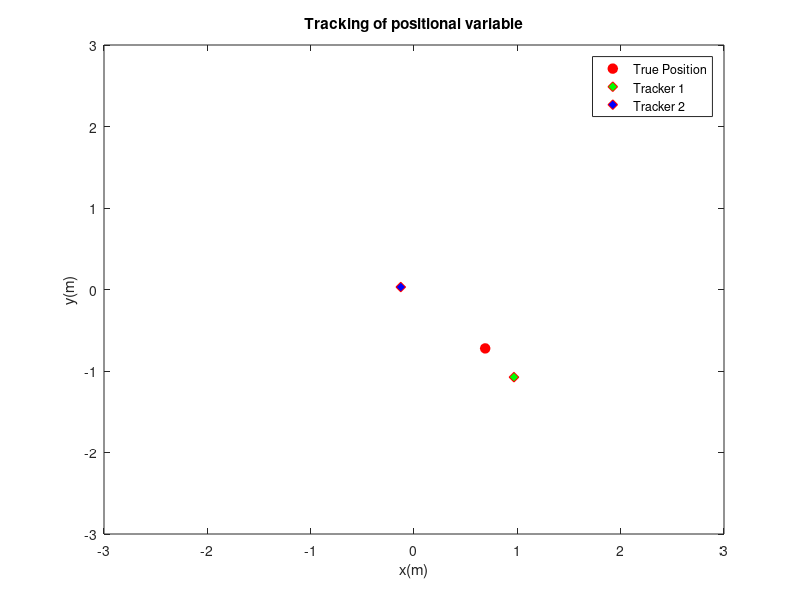
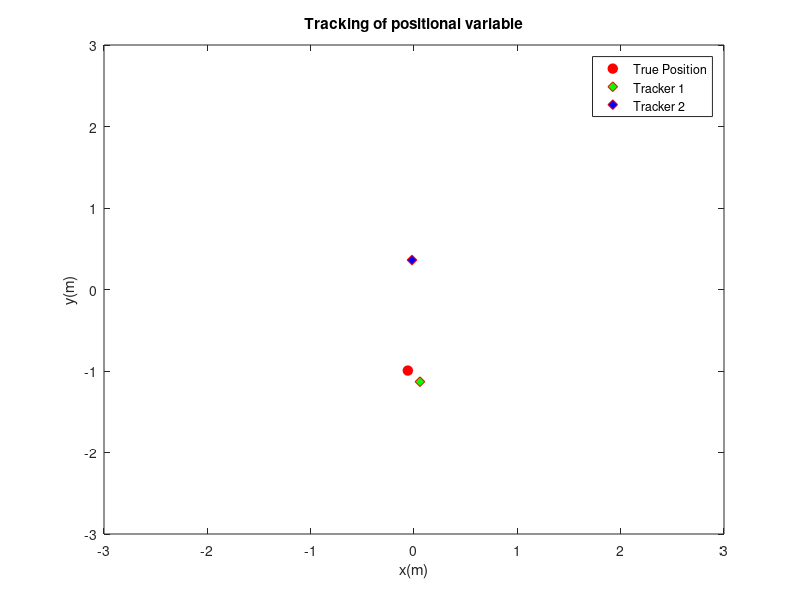
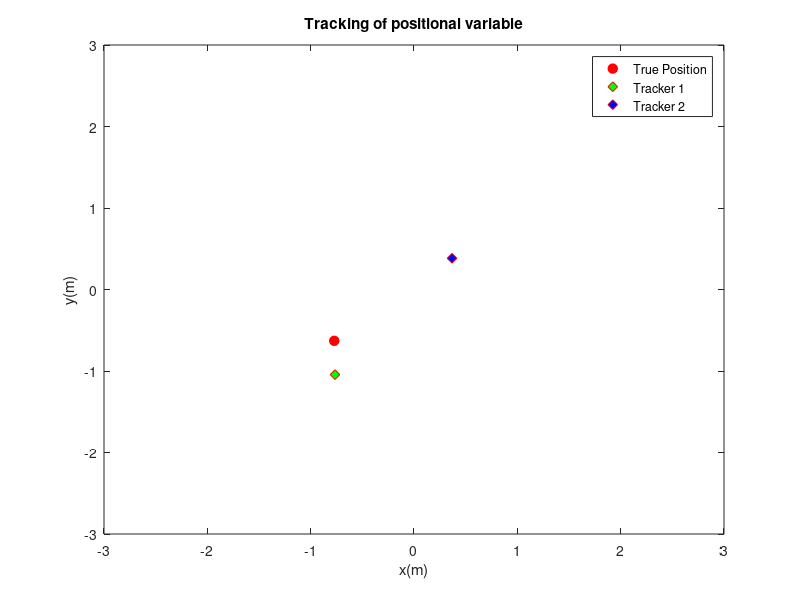
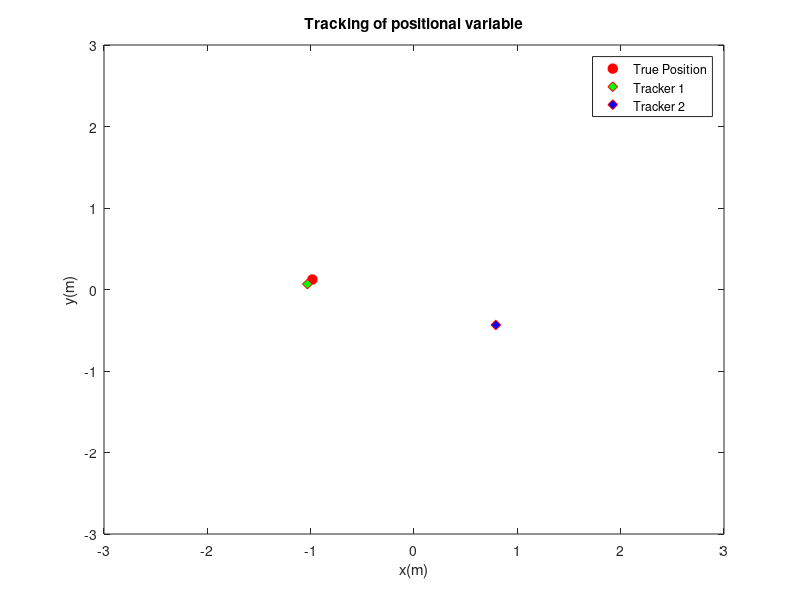

Source code (MATLAB) for these figures, in order: (Note: a time limit stopped this script after it produced the figures.)
clear all; clc;
close all;

%% KALMAN ESTIMATOR
% PART OF MTP 2017-18 
% COMPLEX STATE EVOLUTION tracking by two independent trackers. Working
% against each other
% Coder: Vinaykumar Dubey
%% The number of iterations 
L = 50;
r = 1;                          % Circular Trajectory 
p = randn(1,1) > 0;
theta0 = 0*pi;
% Resolution in THETA; k = 26 = 24.28, 51 =24.75, 99 = 24.41
k = 26;
theta = 2*k*pi/200;
A = r*[cos(theta) sin(theta); -sin(theta) cos(theta)];
X = [cos(theta0); sin(theta0)];
Y = X;
SIG_W = 0.01; % STATE NOISE VARIANCE
SIG_VA = 1; % OBSERVATION NOISE VARIANCE
SIG_VB = 0.6; % OBSERVATION NOISE VARIANCE
ax = 3;

for  k = 1:100
    
    % STATE EVOLUTION and OBSERVED VECTORS    
for i = 2:L
    W = SIG_W*[randn(1,1);randn(1,1)]; % REALIZATION OF THE STATE NOISE PROCESS
    VA = SIG_VA*[randn(1,1);randn(1,1)]; % REALIZATION OF THE OBSERVATION NOISE PROCESS
    VB = SIG_VB*[randn(1,1);randn(1,1)]; % REALIZATION OF THE OBSERVATION NOISE PROCESS
    X(:,i) = A*X(:,i-1) + W; % NATURAL STATE EVOLUTION
    YA(:,i) = X(:,i) + VA ; % OBSERVATIONS
    YB(:,i) = X(:,i) + VB ; % OBSERVATIONS
end

M_SIG_VA = [SIG_VA^2 0; 0 SIG_VA^2]; % ACTUAL NOISE COVARIANCE MATRIX  
M_SIG_VB = [SIG_VB^2 0; 0 SIG_VB^2]; % ACTUAL NOISE COVARIANCE MATRIX 
M_SIG_W = [SIG_W^2 0; 0 SIG_W^2]; % ACTUAL STATE NOISE COVARIANCE MATRIX

%% Trackers Configuration 

X_hatA = [-1;0]; % INITIALIZATION OF THE KALMAN ESTIMATE X_hat_0/0
X_pred_hatA = [-1;0]; % ONE STEP AHEAD PREDICTION INITIALIZATION
EA(1) = 1;
M_STATE_oldA = eye(2); % This corresonds to the error covariance matrix SIGMA_K-1/K-1 set at K-1 = 0;
aa = trace(M_SIG_VA); % Some form of initialization;
VAR_e01 = trace(A*M_STATE_oldA*A' + M_SIG_W); % This correponds to the initial value of SIGMA_K/K-1
GA(1) = VAR_e01/(VAR_e01 + aa); % KALMAN GAIN INITIALIZATION
MV_cumA = eye(2); % Initilization of the NOISE VARIANCE MATRIX


X_hatB = [-1;0]; % INITIALIZATION OF THE KALMAN ESTIMATE X_hat_0/0
X_pred_hatB = [-1;0]; % ONE STEP AHEAD PREDICTION INITIALIZATION
EA(1) = 1;
M_STATE_oldB = eye(2); % This corresonds to the error covariance matrix SIGMA_K-1/K-1 set at K-1 = 0;
bb = trace(M_SIG_VB); % Some form of initialization;
VAR_e02 = trace(A*M_STATE_oldB*A' + M_SIG_W); % This correponds to the initial value of SIGMA_K/K-1
GB(1) = VAR_e02/(VAR_e02 + bb); % KALMAN GAIN INITIALIZATION
MV_cumB = eye(2); % Initilization of the NOISE VARIANCE MATRIX
    
    
for i = 2:L % SERIAL ARRIVAL OF OBSERVATION VECTORS
    OBSpA = YA(:,i); % CURRENT OBSERVATION VECTOR
    OBSp_perpA = OBSpA - A*X_hatA(:,i-1); % INNOVATION DERIVED FROM THE CURRENT OBSERVATION VECTOR
    M_OBSA = OBSp_perpA*OBSp_perpA'; % CURRENT INNOVATION COVARIANCE MATRIX
    X_hatA(:,i) = A*X_hatA(:,i-1) + GA(i-1)*OBSp_perpA; % MAIN KALMAN ESTIMATOR EQUATION
    X_pred_hatA(:,i) = A*X_hatA(:,i); % ONE STEP AHEAD PREDICTION EQUATION
    M_STATE_newA = (1-2*GA(i-1))*A*M_STATE_oldA*A' + M_SIG_W + GA(i-1)^2*M_OBSA; % ERROR COVARIANCE UPDATION EQUATION
    MVkA = M_OBSA - A*M_STATE_oldA*A' - M_SIG_W; % NOISE COVARIANCE ESTIMATE FROM CURRENT INNOVATION
    MV_cumA = ((i-1)/i)*MV_cumA + (1/i)*MVkA; % CUMULATIVE NOISE COVARIANCE ESTIMATE FROM ALL PAST INNOVATIONS
    aa = trace(MV_cumA); % THE SCALAR EFFECTIVE NOISE VARIANCE
    GA(i) = trace(M_STATE_newA)/(trace(M_STATE_newA) + aa); % KALMAN GAIN UPDATE
    EA(i) = trace(M_STATE_oldA); % QUANTIFIED ERROR DERIVED FROM THE COVARIANCE MATRIX
    M_STATE_oldA = M_STATE_newA;% TRANSFER OF VARIABLE from SIGMA_k-1/k-1 to SIGMA_k/k
    
    
    
    OBSpB = YB(:,i); % CURRENT OBSERVATION VECTOR
    OBSp_perpB = OBSpB - A*X_hatB(:,i-1); % INNOVATION DERIVED FROM THE CURRENT OBSERVATION VECTOR
    M_OBSB = OBSp_perpB*OBSp_perpB'; % CURRENT INNOVATION COVARIANCE MATRIX
    X_hatB(:,i) = A*X_hatB(:,i-1) + GB(i-1)*OBSp_perpB; % MAIN KALMAN ESTIMATOR EQUATION
    X_pred_hatB(:,i) = A*X_hatB(:,i); % ONE STEP AHEAD PREDICTION EQUATION
    M_STATE_newB = (1-2*GB(i-1))*A*M_STATE_oldB*A' + M_SIG_W + GB(i-1)^2*M_OBSB; % ERROR COVARIANCE UPDATION EQUATION
    MVkB = M_OBSB - A*M_STATE_oldB*A' - M_SIG_W; % NOISE COVARIANCE ESTIMATE FROM CURRENT INNOVATION
    MV_cumB = ((i-1)/i)*MV_cumB + (1/i)*MVkB; % CUMULATIVE NOISE COVARIANCE ESTIMATE FROM ALL PAST INNOVATIONS
    bb = trace(MV_cumB); % THE SCALAR EFFECTIVE NOISE VARIANCE
    GB(i) = trace(M_STATE_newB)/(trace(M_STATE_newB) + bb); % KALMAN GAIN UPDATE
    EB(i) = trace(M_STATE_oldB); % QUANTIFIED ERROR DERIVED FROM THE COVARIANCE MATRIX
    M_STATE_oldB = M_STATE_newB;% TRANSFER OF VARIABLE from SIGMA_k-1/k-1 to SIGMA_k/k   
    
    h = figure; 
    B = X; plot(B(1,i),B(2,i),'o','MarkerSize',7,'MarkerEdgeColor','red', 'MarkerFaceColor', 'red' ); hold on;
    B = X_hatA;plot(B(1,i),B(2,i),'d','MarkerSize',7,'MarkerEdgeColor','red', 'MarkerFaceColor', 'green' ); hold on;
    B = X_hatB; plot(B(1,i),B(2,i),'d','MarkerSize',7,'MarkerEdgeColor','red', 'MarkerFaceColor', 'blue' ); hold on;
    xlabel('x(m)'); ylabel('y(m)'); title(strcat('Tracking of positional variable')); % --Iteration no ',' ', num2str(i-1)))
    legend('True Position','Tracker 1','Tracker 2');
    legend('True Position','Tracker 1','Tracker 2');
    axis([-ax ax -ax ax])
    
    saveas(h,sprintf('FIG1v%d.png',i-1));
    hold off;
end


% TERMINATION POINT to detect convergence
for i = 1:L-1,
    R = abs((EA(i) - EA(i+1))/EA(i))*100;
    if R < 1,
%         disp('The CONVERGENCE TIME IN UNITS IS...');
        i;
        break;
    end
end
TA(k) = i;
for i = 1:L-1,
    R = abs((EB(i) - EB(i+1))/EB(i))*100;
    if R < 1,
%         disp('The CONVERGENCE TIME IN UNITS IS...');
        i;
        break;
    end
end

TB(k) = i;
end

mean(TA)
mean(TB)

% 
% % ACTUAL AND ESTIMATED STATE TRAJECTORIES 
% figure;B = X;line(B(1,:),B(2,:),'Marker','*','LineStyle','-'); hold on;
% % xlabel([r,theta]);
% grid on;title('Original State Evolution'); print('originalwe','-dpng');
% 
% figure;B = YA;line(B(1,:),B(2,:),'Marker','*','LineStyle','-'); hold on;
% grid on;title('Observed state evolution A'); print('obsawe','-dpng')
% 
% figure;B = X_hatA;line(B(1,:),B(2,:),'Marker','*','LineStyle','-'); hold on;
% grid on;title('Estimated state evolution A'); print('estawe','-dpng')
% 
% figure;B = YB;line(B(1,:),B(2,:),'Marker','*','LineStyle','-'); hold on;
% grid on;title('Observed state evolution B'); print('obsbwe','-dpng')
% 
% figure;B = X_hatB;line(B(1,:),B(2,:),'Marker','*','LineStyle','-'); hold on;
% grid on;title('Estimated state evolution B'); print('estbwe','-dpng')
% 
% figure; stem(EA);grid on;title('State tracking error for A'); print('errawe','-dpng')
% figure; stem(EB);grid on;title('State tracking error for B'); print('errbwe','-dpng')
